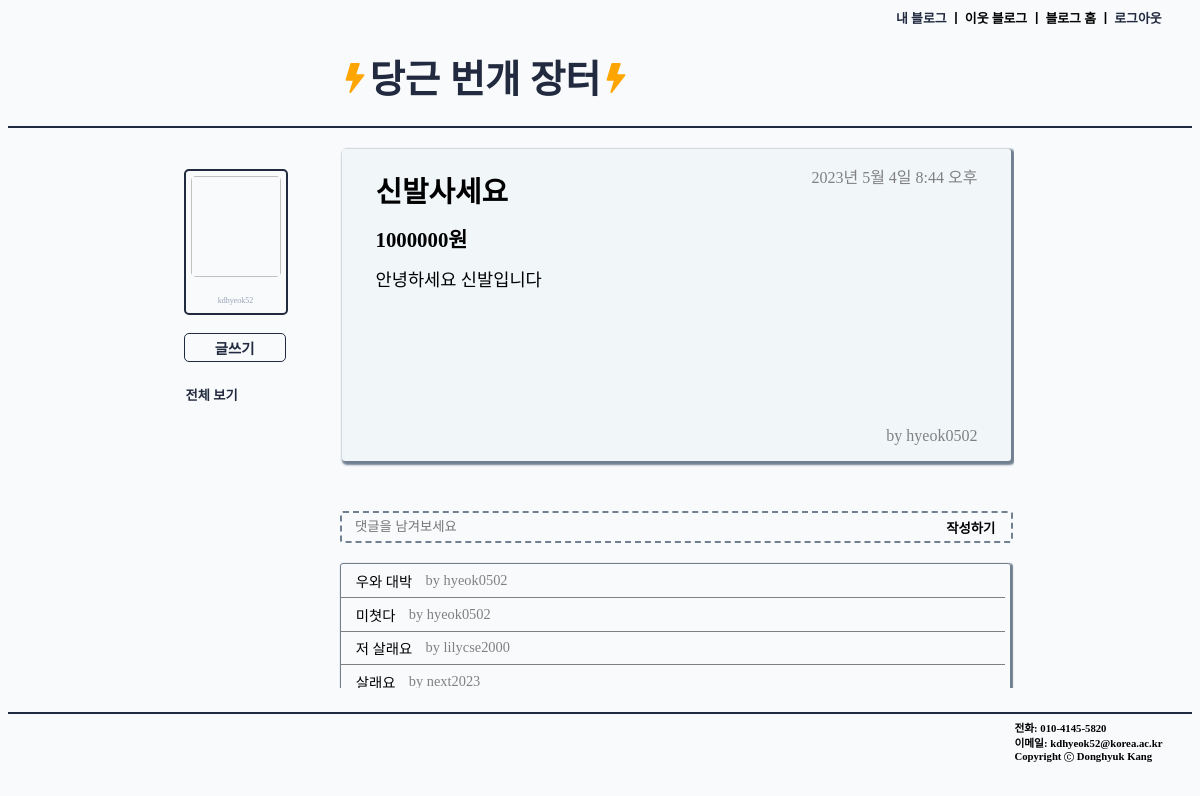
The page /blog/detail/1 (signed in) on the database its author committed.
### blog/models.py (models this page shows, shortened)
class Post(models.Model):
    author = models.ForeignKey(User, on_delete=models.CASCADE, related_name="my_post", default='')
    date = models.DateTimeField(auto_now_add=True)
    title = models.CharField(max_length=100)
    content = models.TextField()
    cost = models.IntegerField()

class Comment(models.Model):
    post = models.ForeignKey(Post, on_delete=models.CASCADE, related_name="comments")
    author = models.ForeignKey(User, on_delete=models.CASCADE, related_name="my_comments")
    content = models.TextField()
    date = models.DateTimeField(auto_now_add=True)

### blog/views.py (the view, shortened to what this page needs)
# urls.py: path('detail/<int:post_pk>', views.detail, name = 'detail'),
@login_required(login_url='/accounts/login/')
def detail(request, post_pk):
    post = Post.objects.get(id = post_pk)
    return render(request, 'blog/detail.html', {'post': post})

### blog/templates/blog/detail.html (shortened to what this page needs)
{% extends 'blog/base.html' %}
{% block css %}
    {% load static %}
    <link rel="stylesheet" type="text/css" href="{% static 'blog/detail.css' %}">
{% endblock %}
{% block body %}
    <div class="detail">
        <div class="dtitle"><strong>{{post.title}}</strong></div>
        <div class="dcost"><strong>{{post.cost}}원</strong></div>
        <div class="dcontent">{{post.content}}</div>
        <div class="ddate">{{post.date}}</div>
        <div class="dauthor">by {{post.author}}</div>
    </div>
    <br>
    <br>
    <br>
    <form method = "POST" class="comment_form">
        <input type="text" name="content" placeholder="댓글을 남겨보세요" class="comment_input"/>
        <button type="submit" class="comment_button"><strong>작성하기</strong></button>
    </form>
    {% if post.comments.all.count != 0 %}
    <div class="comment_list">
        {% for comment in post.comments.all %}
            <div class="comment_each">
                <span class="comment_each_text">{{comment.content}}</span>
                <span class="comment_each_author">by {{comment.author}}</span>
            </div>
        {% endfor %}
    </div>
    {% endif %}
{% endblock %}

### blog/templates/blog/base.html (shortened to what this page needs)
<!DOCTYPE html>
<html lang="en">
<head>
    {% load static %}
    <link rel="stylesheet" type="text/css" href="{% static 'blog/base.css' %}">
    {% block css %}
    {% endblock %}
</head>
<body>
    <div class="header">
        <h6 class="header_text"><a href="{% url 'blog:home' %}" class="home_link">내 블로그</a> ㅣ 이웃 블로그 ㅣ 블로그 홈 ㅣ <a href="{% url 'accounts:logout' %}" class="logout_button">로그아웃</a></h6>
    </div>
    <div class="title">
        <h1 class="title_text"><a href="{% url 'blog:home' %}" class="home_link_title"><svg xmlns="http://www.w3.org/2000/svg" width="30" height="30" fill="orange" class="bi bi-lightning-fill" viewBox="0 0 16 16">
            <path d="M5.52.359A.5.5 0 0 1 6 0h4a.5.5 0 0 1 .474.658L8.694 6H12.5a.5.5 0 0 1 .395.807l-7 9a.5.5 0 0 1-.873-.454L6.823 9.5H3.5a.5.5 0 0 1-.48-.641l2.5-8.5z"/>
          </svg>당근 번개 장터<svg xmlns="http://www.w3.org/2000/svg" width="30" height="30" fill="orange" viewBox="0 0 16 16">
            <path d="M5.52.359A.5.5 0 0 1 6 0h4a.5.5 0 0 1 .474.658L8.694 6H12.5a.5.5 0 0 1 .395.807l-7 9a.5.5 0 0 1-.873-.454L6.823 9.5H3.5a.5.5 0 0 1-.48-.641l2.5-8.5z"/>
          </svg></a></h1>
    </div>
    <div class="body">
        <div class="nav_bar">
            <div class="profile">
                <div><img class="profile_img"></div>
                <div class="profile_text">
                    <div><span class="profile_text_gray">{{user.username}}</span></div>
                </div>
            </div>
            <br>
            <a href="{% url 'blog:new' %}" class="base_create_button button button_hover"><strong>글쓰기</strong></a>
            <div>
            <a href="{% url 'blog:home' %}" class="button"><h5 class="button_text button_hover">전체 보기</h5></a>
            </div>
        </div>
        <div class="in_body">
            {% block body %}
            {% endblock %}
        </div>
    </div>
    <footer class="footer">
        <div class="info">
            <div class="info_margin"><h6 class="info_text">전화: 010-4145-5820</h6></div>
            <div class="info_margin"><h6 class="info_text">이메일: kdhyeok52@korea.ac.kr</h6></div>
            <div class="copyright info_margin"><h6 class="info_text">Copyright  Donghyuk Kang</h6></div>
        </div>
    </footer>
</body>
</html>

### blog/static/blog/base.css (style rules this page uses)
body { background-color:#f1f6f97a; }
.home_link { text-decoration: none; color: #212A3E; }
.home_link_title { text-decoration: none; color: #212A3E; font-size: 1.2em; }
.body { width: 70%; margin: 0 15%; position: relative; display: flex; flex-direction: row; height: 36.5em; }
.header { width: 100%; font-size: 1.2em; }
.header_text { width: 25%; margin: 0.5% 0 0 75%; }
.logout_button { color: #212A3E; text-decoration: none; }
.title { width: auto; height: auto; border-bottom: 2px solid #212A3E; }
.title_text { margin-left: 28%; width: 50%; }
.footer { width: 100%; border-top: 2px solid #212A3E; height: 5%; padding: 0.5% 0; }
.info { margin-left: 85%; }
.info_margin { margin-bottom: 0.1%; }
.info_text { margin: 0; }
.c_circle { position: relative; top: 2px; }
.profile { border: #212A3E solid 2px; border-radius: 5px; width: 100px; height: 100%; text-align: center; position: relative; left: -2% }
.profile_img { width: 90%; height: 9em; border-radius: 5px; font-size: 0.7em; margin: 5% ; }
.profile_text_gray { color: #9BA4B5; font-size: 0.5em; display: block; width: 90%; margin: 0 5% 8% 5%; word-break: break-all; }
.nav_bar { margin-top: 5%; display: flex; flex-direction: column; align-items: start; position: absolute; top: 0; }
.button { text-decoration: none; color: #212A3E; }
.base_create_button { border: 1.8px solid #212A3E; border-radius: 5px; padding: 3% 0; width: 100px; position: relative; left: -2%; font-size: 0.9em; text-align: center; }
.button_text { margin-bottom: 1%; }
.in_body { width: 82%; height: 93%; position: absolute; left: 18%; overflow-x: hidden; overflow-y: auto; margin-top: 2%; }

### blog/static/blog/detail.css (style rules this page uses)
.detail { width: 93.5%; height: 50%; box-shadow: 2px 2px 2px 2px slategray; position: relative; top: 0.8%; margin-left: 1%; border-radius: 3px; padding: 3% 0 3% 5%; background-color: #F1F6F9; position: relative; }
.dtitle { font-size: 1.8em; }
.dcost { font-size: 1.3em; margin: 2% 0; }
.dcontent { font-size: 1.1em; }
.ddate { color: gray; position: absolute; top: 5%; right: 5%; }
.dauthor { color: gray; position: absolute; bottom: 5%; right: 5%; }
.comment_form { border: 2px dashed slategray; border-radius: 3px; width: 98.5%; margin-left: 0.7%; position: relative; }
.comment_input { border: 2px dashed slategray; width: 87%; height: auto; background: none; border: none; padding: 1% 0; margin-left: 2%; }
.comment_button { width: 12%; color: black; background: none; position: absolute; top: 15%; right: 0; border: none; }
.comment_list { margin-top: 3%; border-radius: 3px; border: 1px solid slategray; box-shadow: 1px 1px 1px 1px slategray; width: 98.5%; margin-left: 0.7%; }
.comment_each { width: 99%; height: 1.8em; font-size: 0.9em; position: relative; display: flex; flex-direction: row; align-items: center; padding: 0.5% 0 0.5% 0.3%; border-bottom: 1px solid gray; }
.comment_each_text { margin-left: 2%; }
.comment_each_author { margin-left: 2%; color: gray; }

### rows shown on the page
Post: title "신발사세요", cost "1000000", content "안녕하세요 신발입니다", date "2023년 5월 4일 8:44 오후", author "hyeok0502"
Comment: content "우와 대박", author "hyeok0502"
Comment: content "미쳣다", author "hyeok0502"
Comment: content "저 살래요", author "lilycse2000"
Comment: content "살래요", author "next2023"

### other values the page prints
{{ user.username }} "kdhyeok52"
